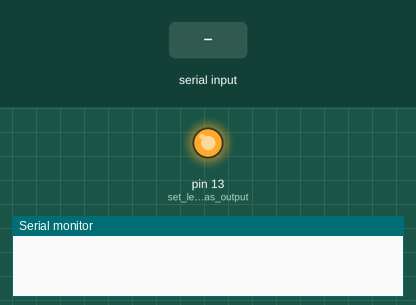
Recording of a sketch running on a simulated Arduino Mega 2560, built with avr-gcc and run on an emulated ATmega2560. Parts: output pins drawn as LEDs (lit = HIGH), the last lines printed to the serial monitor. Inputs (shaded band) come from the test bench.

Above: at 0.1 s.
At 6.2 s:
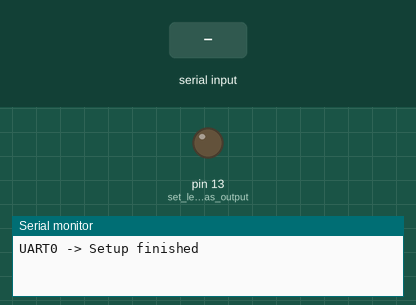
6.3 s: "UART1->\n" received over Serial
7.8 s: "1\n" received over Serial
Timing chart, 0 to 10.8 s (numbered marks = the images above; inputs shaded):
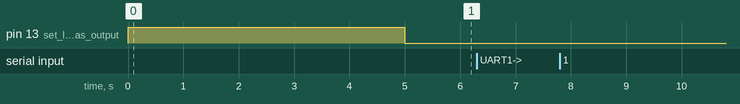

The sketch:

SerialRead_SerialWrite.ino
```cpp
#define BAUD_rate 115200 			//Set baud rate for all Serials in this sketch
#define Serial_UART0 				  //RX0&TX0 serial Communication. Thats the normal Serial.begin USB. (Uno only have the UART0)
//#define Serial_UART1 				//RX1&TX1 serial Communication
//#define Serial_UART2 				//RX2&TX2 serial Communication
//#define Serial_UART3 				//RX3&TX3 serial Communication

void setup() {
  pinMode(LED_BUILTIN, OUTPUT); // set ledpin as output
  digitalWrite(LED_BUILTIN, HIGH); // reset indicator led on
  delay(5000); //wait before turn off
  digitalWrite(LED_BUILTIN, LOW);  // turn off

#ifdef Serial_UART0
  Serial.begin(BAUD_rate); //Serial initialize
  Serial.println("UART0 -> Setup finished");
#endif
#ifdef Serial_UART1
  Serial1.begin(BAUR_rate); //Serial initialize
  Serial1.println("UART1 -> Setup finished");
#endif
#ifdef Serial_UART2
  Serial2.begin(BAUR_rate); //Serial initialize
  Serial2.println("UART2 -> Setup finished");
#endif
#ifdef Serial_UART3
  Serial3.begin(BAUR_rate); //Serial initialize
  Serial3.println("UART3 -> Setup finished");
#endif
}

void loop() {
#ifdef Serial_UART0
  if (Serial.available() > 0) {
    String s1 = Serial.readStringUntil('\n');// s1 is String type variable.
    Serial.print("UART0->");
    Serial.print("\N");
    Serial.println(s1);//display same received Data back in serial monitor.
  }
#endif
#ifdef Serial_UART1
  if (Serial1.available() > 0) {
    String s1 = Serial1.readStringUntil('\n');// s1 is String type variable.
    Serial1.print("UART1->");
    Serial1.print("\N");
    Serial1.println(s1);//display same received Data back in serial monitor.
  }
#endif
#ifdef Serial_UART2
  if (Serial2.available() > 0) {
    String s1 = Serial2.readStringUntil('\n');// s1 is String type variable.
    Serial2.print("UART2->");
    Serial2.print("\N");
    Serial2.println(s1);//display same received Data back in serial monitor.
  }
#endif
#ifdef Serial_UART3
  if (Serial3.available() > 0) {
    String s1 = Serial3.readStringUntil('\n');// s1 is String type variable.
    Serial3.print("UART3->");
    Serial3.print("\N");
    Serial3.println(s1);//display same received Data back in serial monitor.
  }
#endif
}
```
